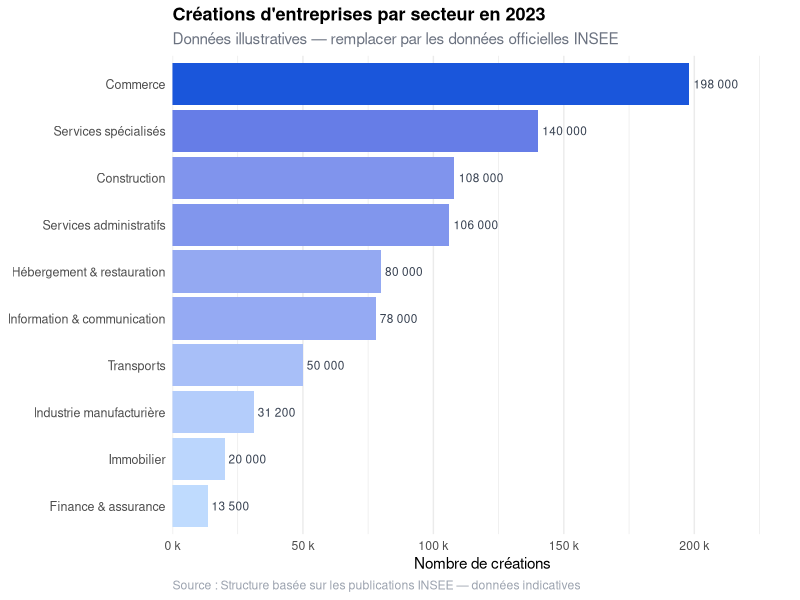
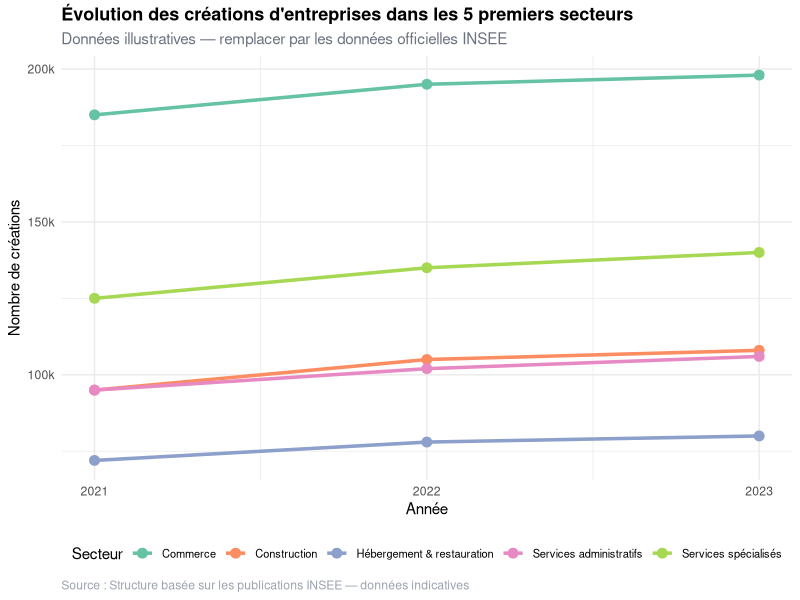
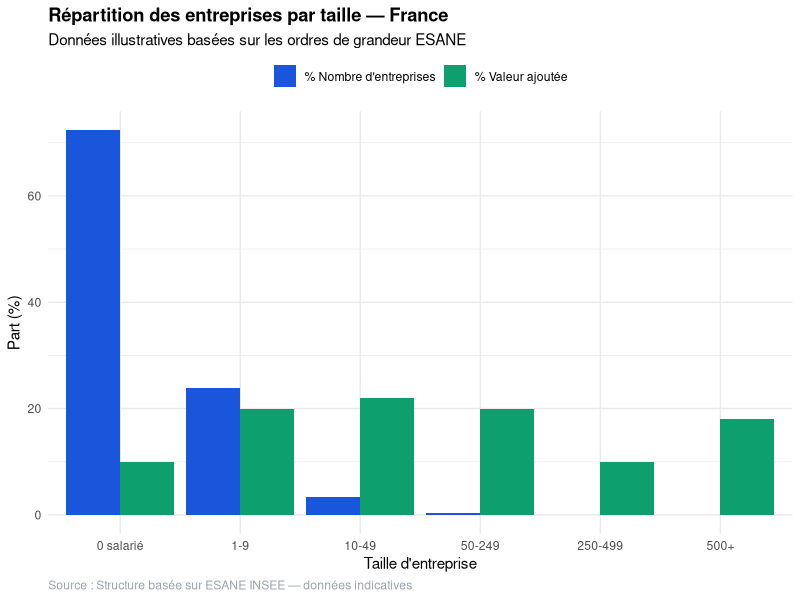

Source code (R) for these figures, in order:
## ---- chunk 1
#| label: setup
#| code-fold: false

# Installation (décommenter si nécessaire)
# install.packages(c("tidyverse", "httr2", "jsonlite", "readr", "knitr", "DT"))

library(tidyverse)   # dplyr, ggplot2, readr, tidyr, etc.
library(jsonlite)    # Parsing JSON
library(knitr)       # Tableaux formatés
## ---- chunk 2
#| label: import-csv-demo

# En pratique, vous téléchargez le CSV depuis data.gouv.fr ou insee.fr
# Ici nous créons un exemple représentatif
creations_secteur <- tibble(
  annee         = rep(2021:2023, each = 10),
  section_naf   = rep(c("C","F","G","H","I","J","K","L","M","N"), 3),
  libelle       = rep(c(
    "Industrie manufacturière",
    "Construction",
    "Commerce",
    "Transports",
    "Hébergement & restauration",
    "Information & communication",
    "Finance & assurance",
    "Immobilier",
    "Services spécialisés",
    "Services administratifs"
  ), 3),
  nb_creations  = c(
    # 2021
    28500, 95000, 185000, 45000, 72000, 68000, 12000, 18000, 125000, 95000,
    # 2022
    30000, 105000, 195000, 48000, 78000, 75000, 13000, 19500, 135000, 102000,
    # 2023
    31200, 108000, 198000, 50000, 80000, 78000, 13500, 20000, 140000, 106000
  )
)

# Aperçu des données
head(creations_secteur, 10) |>
  kable(
    caption = "Créations d'entreprises par section NAF (données illustratives)",
    col.names = c("Année", "Section NAF", "Libellé", "Nb créations"),
    format.args = list(big.mark = " ")
  )
## ---- chunk 3
#| label: dplyr-manipulation

# Top 5 des secteurs en 2023
top5_2023 <- creations_secteur |>
  filter(annee == 2023) |>
  arrange(desc(nb_creations)) |>
  slice_head(n = 5) |>
  mutate(
    part_pct = round(nb_creations / sum(creations_secteur$nb_creations[
      creations_secteur$annee == 2023]) * 100, 1)
  )

kable(
  top5_2023 |> select(libelle, nb_creations, part_pct),
  col.names = c("Secteur", "Créations 2023", "Part (%)"),
  format.args = list(big.mark = " "),
  caption = "Top 5 des secteurs par nombre de créations en 2023"
)
## ---- chunk 4
#| label: evolution-annuelle

# Calcul de la variation 2021-2023
evolution <- creations_secteur |>
  pivot_wider(names_from = annee, values_from = nb_creations,
              names_prefix = "n_") |>
  mutate(
    var_pct = round((n_2023 - n_2021) / n_2021 * 100, 1)
  ) |>
  arrange(desc(var_pct))

kable(
  evolution |> select(libelle, n_2021, n_2022, n_2023, var_pct),
  col.names = c("Secteur", "2021", "2022", "2023", "Var. 21-23 (%)"),
  format.args = list(big.mark = " "),
  caption = "Évolution des créations d'entreprises 2021-2023"
)
## ---- chunk 5
#| label: fig-barres-secteurs
#| fig-cap: "Top 10 des secteurs par créations d'entreprises en 2023 (données illustratives)"
#| fig-height: 5
#| fig-width: 8

# Palette de couleurs institutionnelle
couleurs_insee <- c("#003189", "#2F7ED8", "#5E8ABD", "#8DB3D1", "#BDDCE5",
                    "#E8F4F8", "#FFE4CC", "#FFBF80", "#FF8C42", "#E05F1B")

creations_secteur |>
  filter(annee == 2023) |>
  arrange(nb_creations) |>
  mutate(libelle = fct_inorder(libelle)) |>
  ggplot(aes(x = nb_creations, y = libelle, fill = nb_creations)) +
  geom_col(show.legend = FALSE) +
  geom_text(aes(label = scales::number(nb_creations, big.mark = " ")),
            hjust = -0.1, size = 3, color = "#374151") +
  scale_fill_gradient(low = "#bfdbfe", high = "#1a56db") +
  scale_x_continuous(
    labels = scales::number_format(big.mark = " ", scale = 1e-3, suffix = " k"),
    expand = expansion(mult = c(0, 0.2))
  ) +
  labs(
    title = "Créations d'entreprises par secteur en 2023",
    subtitle = "Données illustratives — remplacer par les données officielles INSEE",
    x = "Nombre de créations",
    y = NULL,
    caption = "Source : Structure basée sur les publications INSEE — données indicatives"
  ) +
  theme_minimal(base_size = 11) +
  theme(
    plot.title    = element_text(face = "bold", size = 13),
    plot.subtitle = element_text(color = "#6b7280"),
    plot.caption  = element_text(color = "#9ca3af", hjust = 0),
    panel.grid.major.y = element_blank(),
    axis.text.y   = element_text(size = 9)
  )
## ---- chunk 6
#| label: fig-evolution-secteurs
#| fig-cap: "Évolution des créations d'entreprises 2021-2023 pour les secteurs les plus dynamiques"
#| fig-height: 5
#| fig-width: 9

# Sélectionner les 5 secteurs avec le plus grand nombre de créations en 2023
top5_labels <- top5_2023$libelle

creations_secteur |>
  filter(libelle %in% top5_labels) |>
  ggplot(aes(x = annee, y = nb_creations, color = libelle, group = libelle)) +
  geom_line(linewidth = 1.2) +
  geom_point(size = 3) +
  scale_y_continuous(
    labels = scales::number_format(big.mark = " ", scale = 1e-3, suffix = "k")
  ) +
  scale_x_continuous(breaks = 2021:2023) +
  scale_color_brewer(palette = "Set2") +
  labs(
    title = "Évolution des créations d'entreprises dans les 5 premiers secteurs",
    subtitle = "Données illustratives — remplacer par les données officielles INSEE",
    x = "Année",
    y = "Nombre de créations",
    color = "Secteur",
    caption = "Source : Structure basée sur les publications INSEE — données indicatives"
  ) +
  theme_minimal(base_size = 11) +
  theme(
    plot.title    = element_text(face = "bold", size = 13),
    plot.subtitle = element_text(color = "#6b7280"),
    plot.caption  = element_text(color = "#9ca3af", hjust = 0),
    legend.position = "bottom",
    legend.text   = element_text(size = 8)
  )
## ---- chunk 7
#| label: analyse-taille

# Données illustratives : répartition des entreprises par taille (France 2022)
# Source : INSEE ESANE — données indicatives
tailles <- tibble(
  tranche = c("0 salarié", "1-9", "10-49", "50-249", "250-499", "500+"),
  label   = c("Micro (0)", "Micro (1-9)", "TPE (10-49)", "PME (50-249)", "ETI (250-499)", "GE (500+)"),
  nb_entreprises = c(3800000, 1250000, 180000, 22000, 2200, 1500),
  pct_va  = c(10, 20, 22, 20, 10, 18)
)

# Graphique combiné : effectif et part de VA
tailles |>
  mutate(
    tranche = fct_inorder(tranche),
    pct_effectif = round(nb_entreprises / sum(nb_entreprises) * 100, 2)
  ) |>
  pivot_longer(cols = c(pct_effectif, pct_va),
               names_to = "indicateur", values_to = "valeur") |>
  mutate(
    indicateur = case_match(indicateur,
      "pct_effectif" ~ "% Nombre d'entreprises",
      "pct_va"       ~ "% Valeur ajoutée"
    )
  ) |>
  ggplot(aes(x = tranche, y = valeur, fill = indicateur)) +
  geom_col(position = "dodge") +
  scale_fill_manual(values = c("#1a56db", "#0e9f6e")) +
  labs(
    title = "Répartition des entreprises par taille — France",
    subtitle = "Données illustratives basées sur les ordres de grandeur ESANE",
    x = "Taille d'entreprise",
    y = "Part (%)",
    fill = NULL,
    caption = "Source : Structure basée sur ESANE INSEE — données indicatives"
  ) +
  theme_minimal(base_size = 11) +
  theme(
    legend.position = "top",
    plot.title = element_text(face = "bold"),
    plot.caption = element_text(color = "#9ca3af", hjust = 0)
  )
